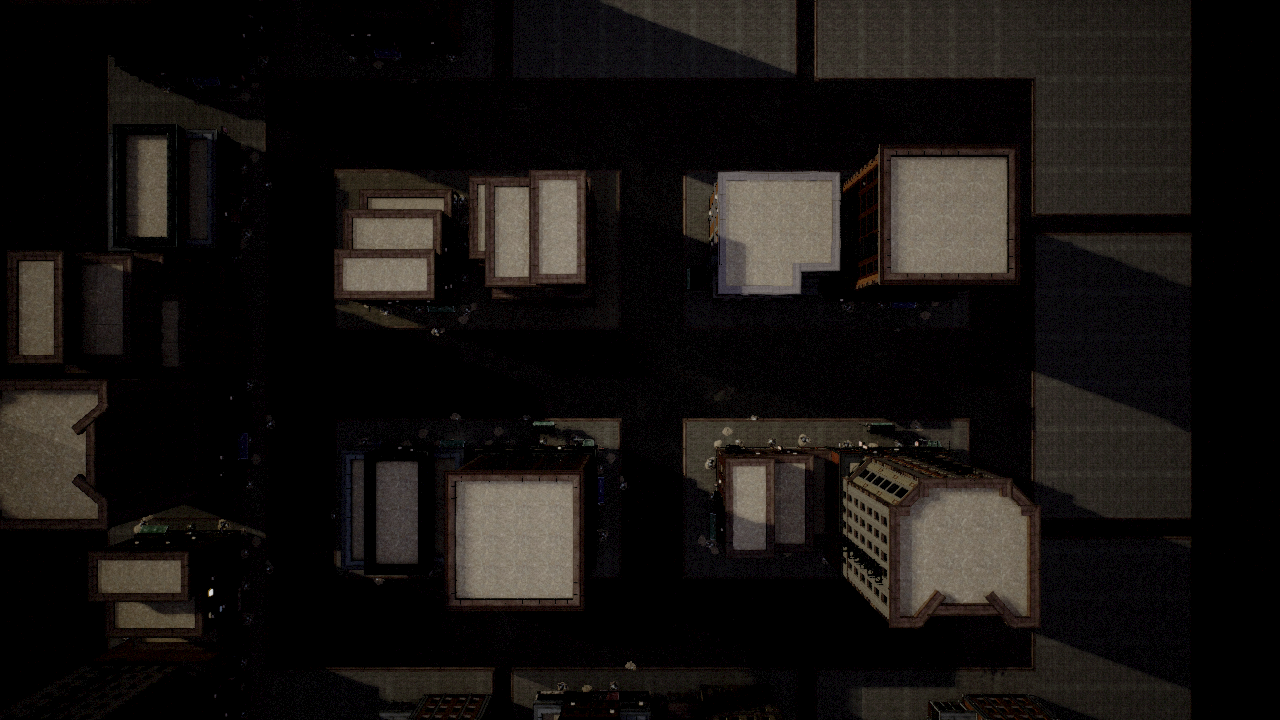
#> input picture AirPathSys/map_image/scene.png, 1280 x 720 px
$ python Urban_A_Star_2.py
#> lines starting #> are read from the running program, lines starting #| are printed output that depends on the picture; after the words box and inside, x2 and y2 are one past the last pixel; in counts of white or black regions, pixels touching at a corner belong together
import airsim
import numpy as np
import cv2
import heapq
import math
import time
import matplotlib.pyplot as plt
from airsim import Vector3r
from mpl_toolkits.mplot3d import Axes3D


# ---------- FlightVisualizer：显示航路点与实时轨迹 ----------
class FlightVisualizer:
    def __init__(self, client):
        self.client = client
        self.trail_points = []

    # [26 lines left out: functions draw_waypoints, update_realtime_trail, not called in this run]


# ---------- 图像增强与去噪 ----------
def enhance_image(image_path):
#> called with image_path = '../map_image/scene.png'
    img = cv2.imread(image_path)
#> img is the input picture: shape (720, 1280, 3); mean B, G, R 16.6, 18.8, 22
    gray = cv2.cvtColor(img, cv2.COLOR_BGR2GRAY)
    clahe = cv2.createCLAHE(clipLimit=3.0, tileGridSize=(8, 8))
    enhanced = clahe.apply(gray)
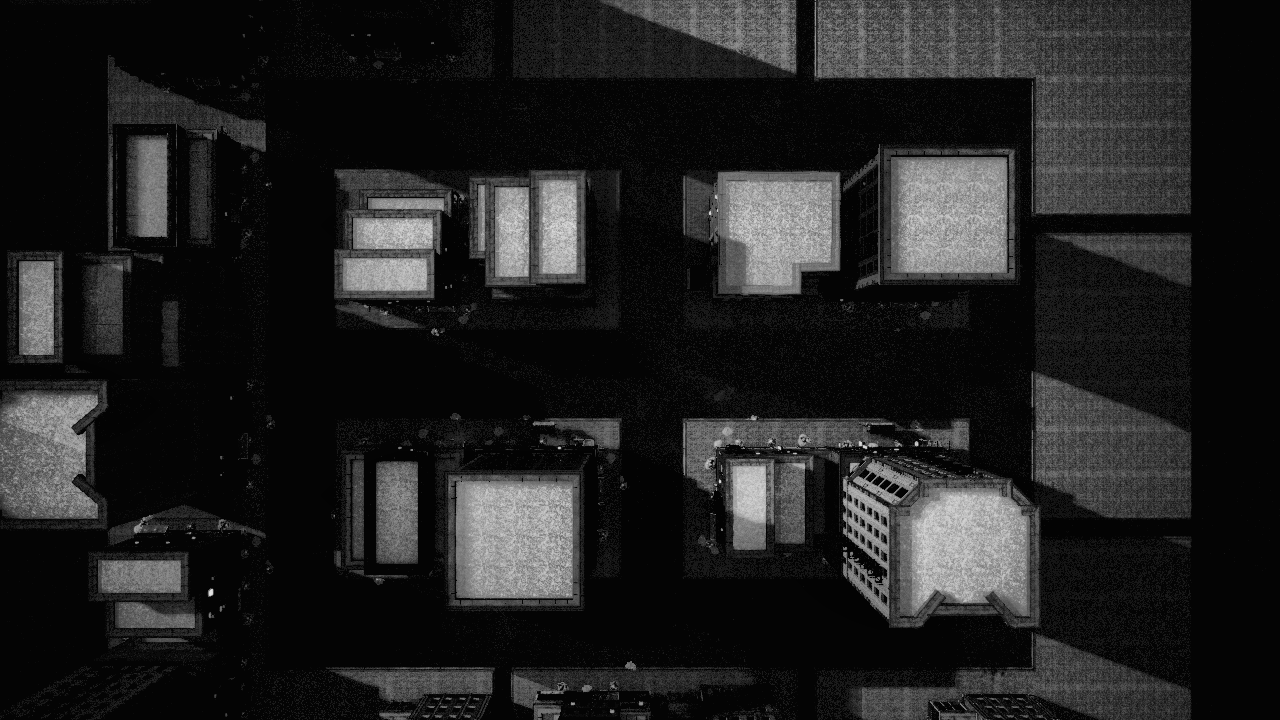
#> enhanced: shape (720, 1280); min 3, max 228, mean 33.2
    blurred = cv2.GaussianBlur(enhanced, (5, 5), 0)
    binary = cv2.adaptiveThreshold(
        blurred, 255,
        cv2.ADAPTIVE_THRESH_MEAN_C,
        cv2.THRESH_BINARY, 15, 5
    )
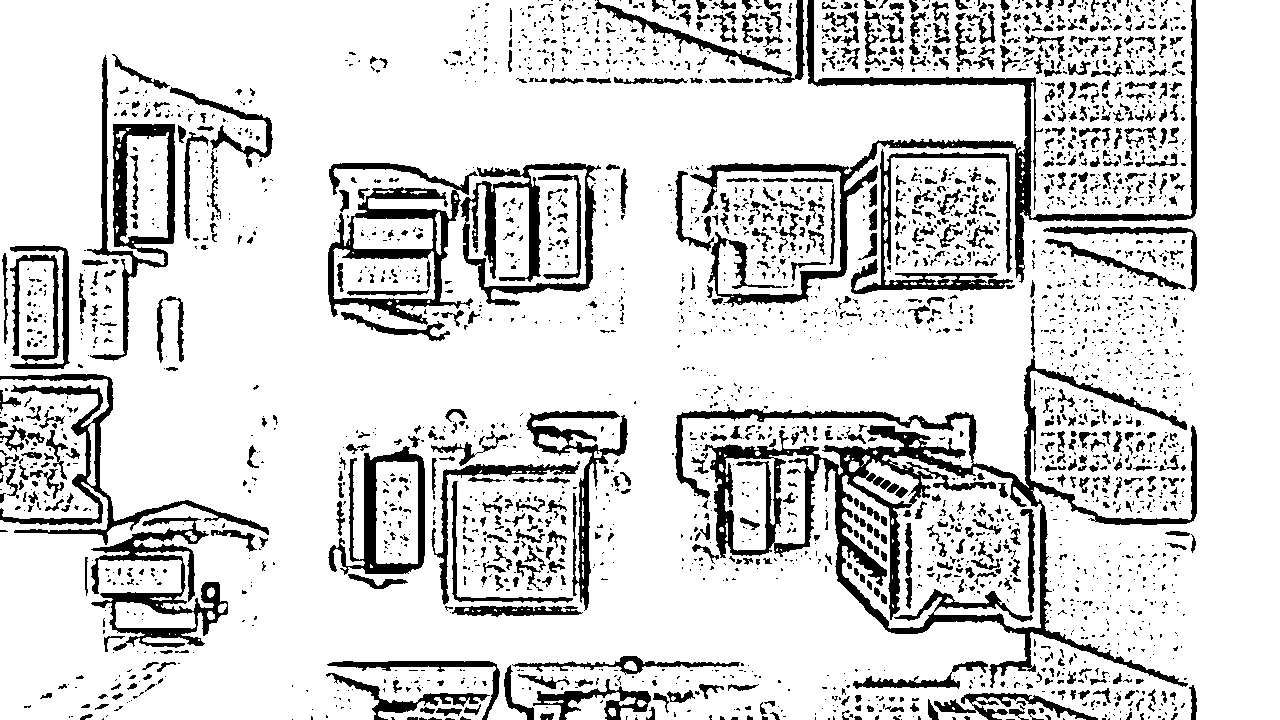
#> binary: shape (720, 1280); 84% white; 2912 black regions (2168 under 20 px), largest, box (x1, y1, x2, y2) and area: (675, 355, 1197, 688) 22744, (690, 0, 1197, 307) 11650, (328, 163, 478, 325) 6101
    denoised = cv2.medianBlur(binary, 3)
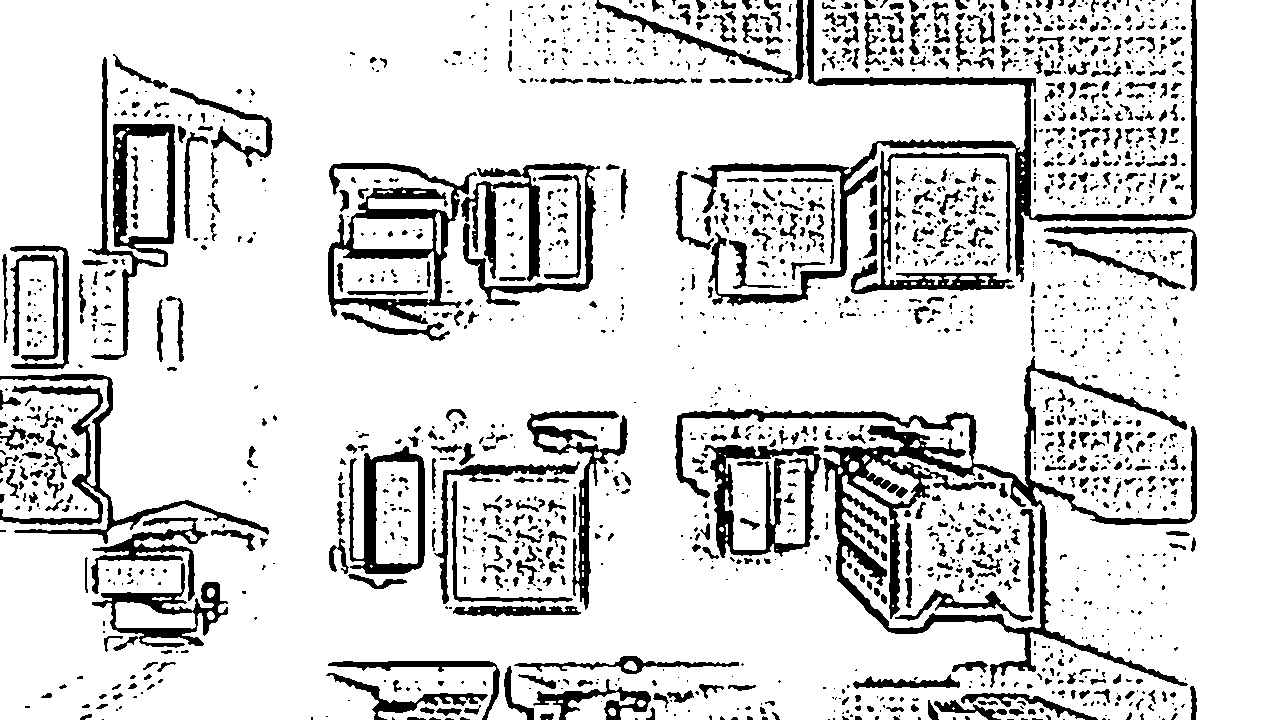
#> denoised: shape (720, 1280); 84.9% white; 1892 black regions (1198 under 20 px), largest, box (x1, y1, x2, y2) and area: (675, 356, 1197, 688) 17893, (691, 0, 1197, 306) 11076, (328, 163, 477, 324) 6093
    return denoised


# ---------- A* 路径规划 ----------
# [187 lines left out: functions a_star, interpolate_path, visualize_path, extract_waypoints_by_distance, move_by_path_tracking, gradual_landing and 1 more, not called in this run]


def main():
    # 1. 图像预处理
    print("🔧 图像增强与去噪中...")
    enhanced = enhance_image("../map_image/scene.png")

    print("🧪 二值化 & 栅格化中...")
    grid = (enhanced == 0).astype(np.uint8)

    print("🔧 障碍膨胀中...")
    obs = (grid * 255).astype(np.uint8)
    kernel = np.ones((3, 3), np.uint8)
    inflated = cv2.dilate(obs, kernel, iterations=1)
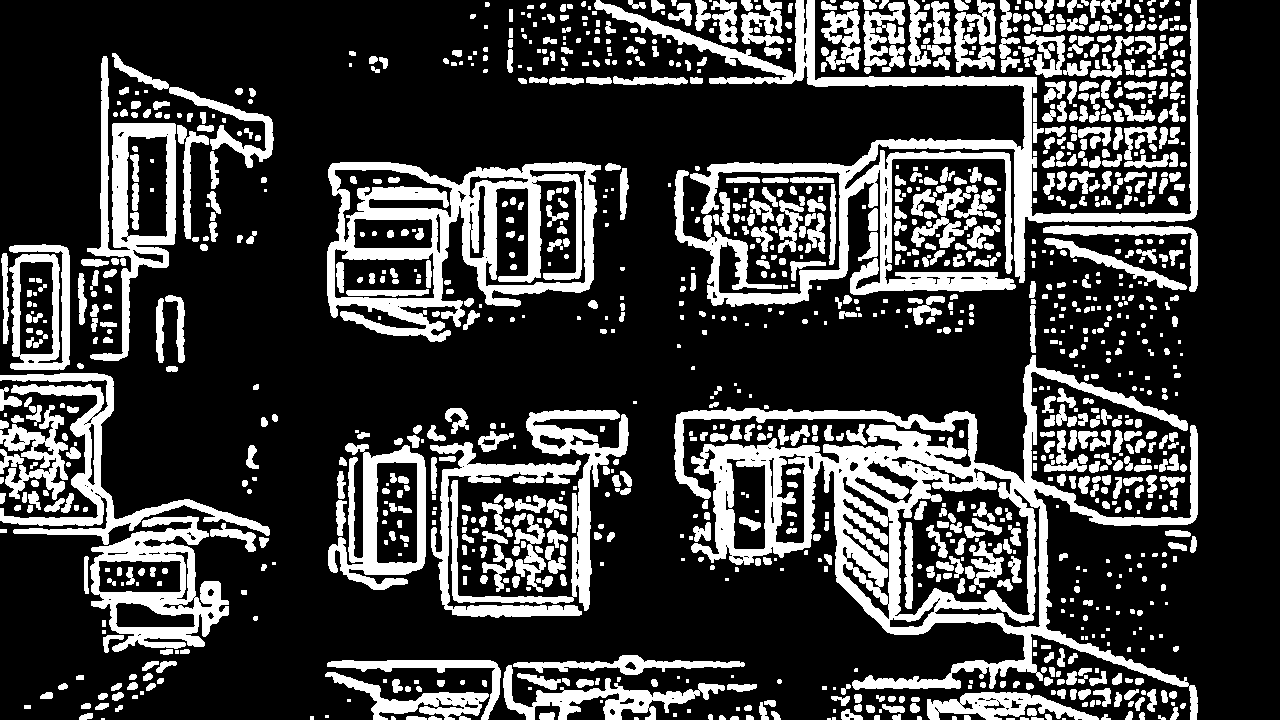
#> inflated: shape (720, 1280); 25.1% white; 1274 white regions (319 under 20 px), largest, box (x1, y1, x2, y2) and area: (674, 355, 1198, 720) 37638, (594, 0, 1198, 307) 26025, (327, 162, 601, 342) 18704
    grid_inf = (inflated > 128).astype(np.uint8)

    plt.imshow(grid_inf, cmap='gray')
    plt.title("Inflated Grid")
    plt.show()

    # 2. 起点 & 目标点列表（多个目标）
    h, w = grid_inf.shape
#> h = 720; w = 1280
    start_px = (h // 2, w // 2)
#> start_px = (360, 640)
    goals_px = [(120, 800), (650, 300), (370, 600)]

    # 合并起点和目标点，进行一次路径规划
    all_points = [start_px] + goals_px  # 将起点和所有目标点合并

    # 3. 依次规划、飞行
    client = airsim.MultirotorClient()
    client.confirmConnection()
    client.enableApiControl(True, "Drone1")
    client.armDisarm(True, "Drone1")

    total_path_px = []

    # 一次性规划路径：从起点到所有目标点
    for i in range(len(all_points) - 1):
        print(f"🧠 规划路径：{all_points[i]} → {all_points[i + 1]} …")
        path_px = a_star(grid_inf, all_points[i], all_points[i + 1])
        if not path_px:
            print(f"❌ 从 {all_points[i]} 到 {all_points[i + 1]} 路径不存在，退出")
            return
        total_path_px.extend(path_px)  # 合并所有路径

    # 插值生成更细的路径，这里将航路点数量修改为 36
    interp_px = interpolate_path(total_path_px, factor=36)
    visualize_path(grid_inf,  # 膨胀后的网格
                   interp_px,  # 插值后的完整路径
                   start_px,  # 起点
                   goals_px)  # 目标点列表（可以包含多个中间和最终目标）

    # 抽取航路点 & 转三维
    pix_waypoints = extract_waypoints_by_distance(interp_px, num_points=36)  # 每段路径生成36个航路点
    flight_waypoints = []
    for y, x in pix_waypoints:
        wx = (x - w // 2) * 0.3
        wy = -(y - h // 2) * 0.3
        wz = -5
        flight_waypoints.append(Vector3r(wx, wy, wz))

    # 目标点列表（仍然需要为所有目标点创建目标点）
    all_goal_points = []
    for goal_px in goals_px:
        goal_points = Vector3r((goal_px[1] - w // 2) * 0.3, -(goal_px[0] - h // 2) * 0.3, -5)
        all_goal_points.append(goal_points)

    # 传递目标点给绘制方法
    viz = FlightVisualizer(client)
    viz.draw_waypoints(flight_waypoints, all_goal_points)  # 绘制所有目标点

    # 飞行：根据航路点追踪飞行
    print("🚁 飞行这一段 …")
    move_by_path_tracking(client, flight_waypoints, all_goal_points, Va=3, z_val=-5)  # 传递 goal_points

    # 4. 最后降落
    print("✅ 全部目标到达，开始降落")
    gradual_landing(client, start_height=-5)

    # 5. 绘制3D轨迹
    trajectory_data = [(wp.x_val, wp.y_val, wp.z_val) for wp in flight_waypoints]
    plot_trajectory(trajectory_data, all_goal_points)


if __name__ == "__main__":
    main()
#> (the call stopped at in main, `client = airsim.MultirotorClient()`: airsim is not available in this run)

$ run again, with AirPathSys/code_python/inflated_grid.png copied over AirPathSys/map_image/scene.png
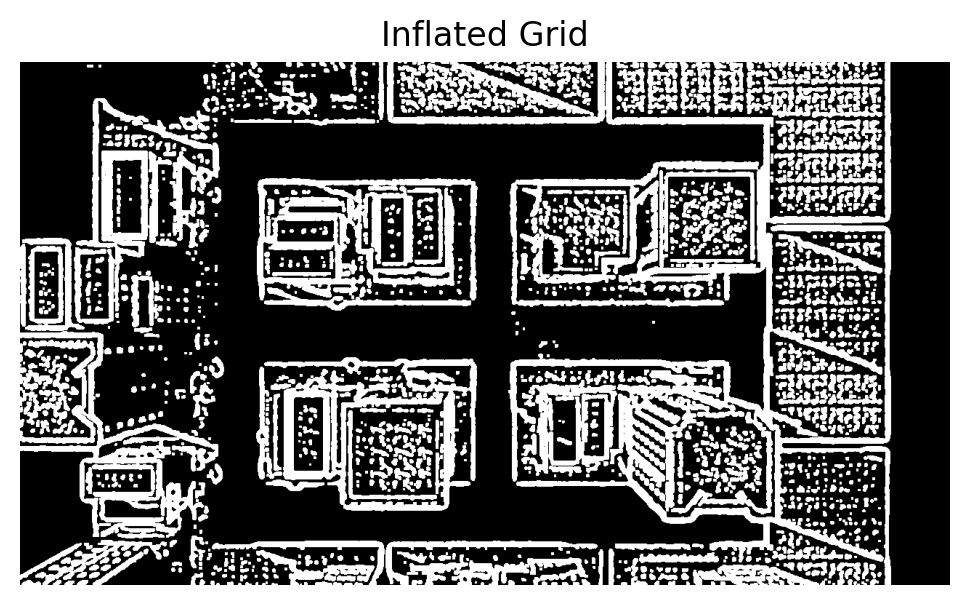
#> input picture AirPathSys/code_python/inflated_grid.png, 969 x 605 px
#> in enhance_image, img is the input picture: shape (605, 969, 3); min 0, max 255, mean 112.6
#> in enhance_image, `binary = cv2.adaptiveThreshold( blurred, 255, cv2.ADAPTIVE_THRESH_MEAN..`:
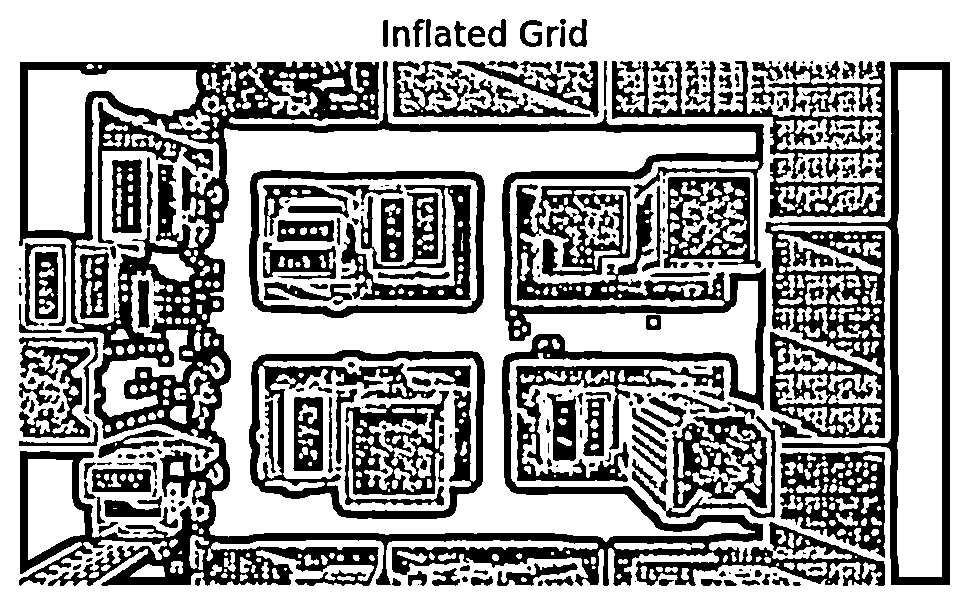
#> binary: shape (605, 969); 64.2% white; 292 black regions (100 under 20 px), largest, box (x1, y1, x2, y2) and area: (19, 61, 885, 586) 86228, (765, 62, 950, 585) 21584, (612, 61, 885, 218) 10492
#> denoised: shape (605, 969); 64.2% white; 299 black regions (88 under 20 px), largest, box (x1, y1, x2, y2) and area: (19, 61, 885, 586) 81981, (765, 62, 950, 585) 21443, (612, 61, 885, 218) 10069
#> in main, `inflated = cv2.dilate(obs, kernel, iterations=1)`:
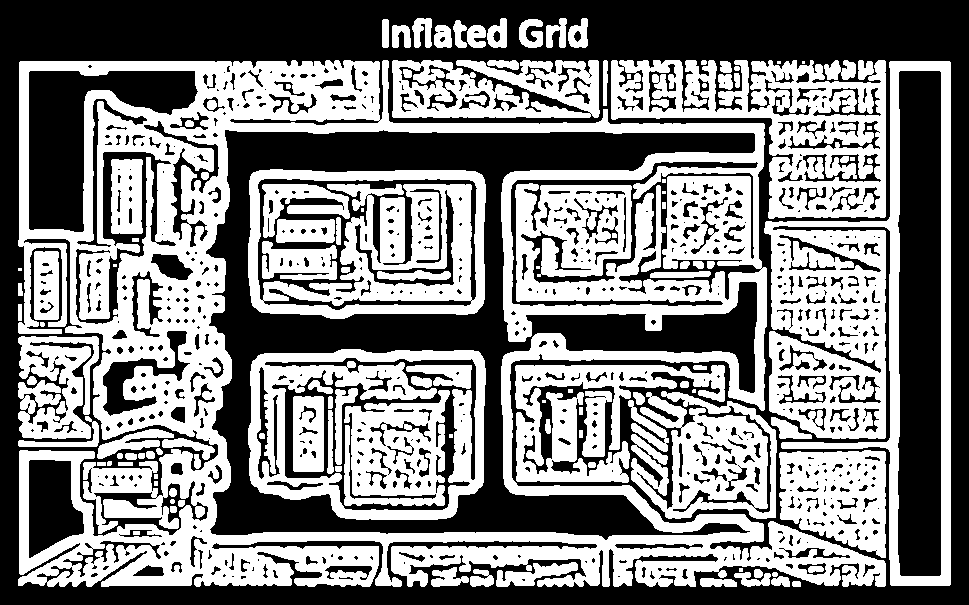
#> inflated: shape (605, 969); 50.5% white; 662 black regions (370 under 20 px), largest, box (x1, y1, x2, y2) and area: (0, 0, 969, 605) 138258, (206, 130, 757, 540) 64093, (898, 71, 941, 576) 21065
